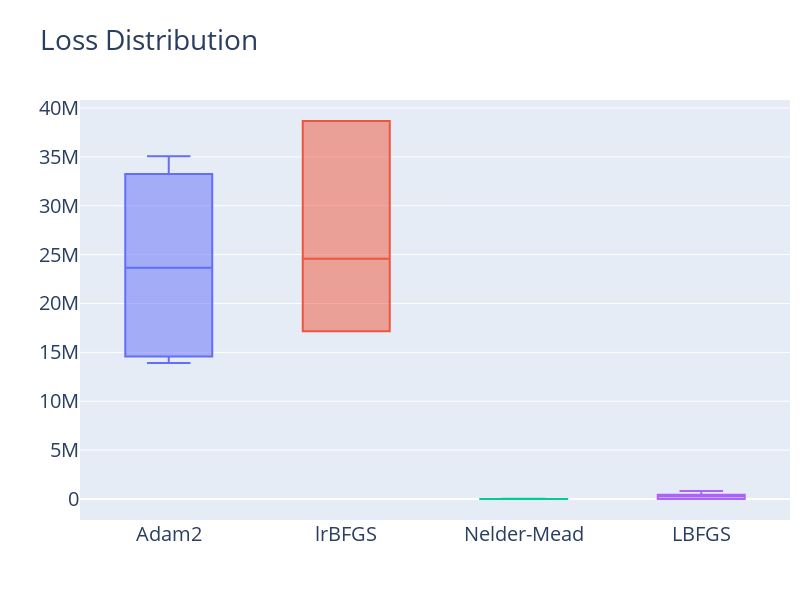

The cell this chart's notebook holds for it:
### Code cell
plotBox(losse,'Loss Distribution',export='pdf',size=(600,800))

### Figure 1 — Plotly figure (JSON) as saved in the notebook; plotly's stock layout.template omitted (floating-point values rounded to 4 significant figures)
{"data": [{"name": "Adam2", "type": "box", "y": [14219233, 35069560, 15251666, 33293020, 13920898, 33210852, 14915892, 32086124]}, {"name": "lrBFGS", "type": "box", "y": [17158100, 31988036, 17158100, 38668712, 17158100, 38668712, 17158100, 38668712]}, {"name": "Nelder-Mead", "type": "box", "y": [3357.0, 2423.0, 180.5, 102.8, 3819.0, 4580.0, 19750.0, 13780.0]}, {"name": "LBFGS", "type": "box", "y": [3383.0, 269100.0, 3702.0, 341700.0, 4177.0, 344500.0, 825900.0, 515600.0]}], "layout": {"font": {"size": 20}, "height": 600, "legend": {"x": 0.99, "xanchor": "right", "y": 0.99, "yanchor": "top"}, "margin": {"r": 10, "t": 100}, "showlegend": false, "title": {"text": "Loss Distribution"}, "width": 800}}
